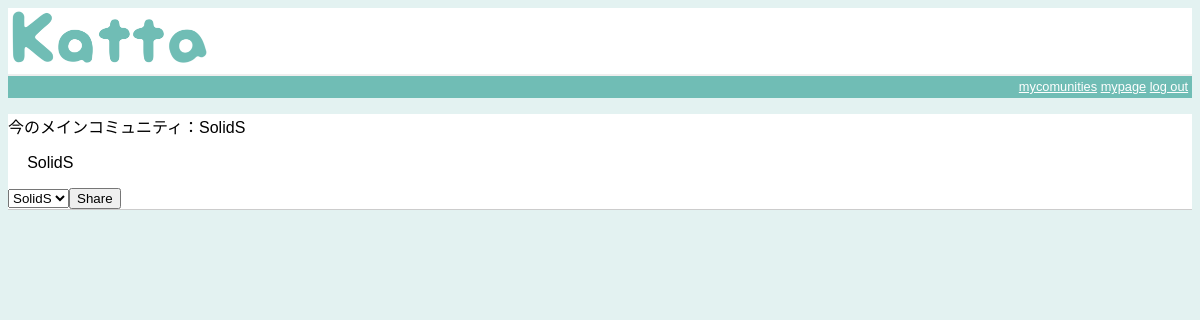
The page /changemymaincomu (signed in) on the database its author committed.
### tables this page shows
CREATE TABLE comunity(
  comuid integer primary key autoincrement,
  comuname string not null,
  comupass string not null
);

### katta.py (the view)
@app.route('/changemymaincomu')
def changemymaincomu():
    nowmaincomu = getComuN(app.config['MAINCOMUID'])
    if nowmaincomu == 0:
        nowmaincomu = "メインコミュニティを設定していません"
    nowmycomus = []
    nowmycomuids = checkmybelongs(app.config['USERID'])
    for i in range(len(nowmycomuids)):
        nowmycomus.append(getComuN(nowmycomuids[i]))
        i += 1
    nowmycomuslength = len(nowmycomus)
    return render_template('changemymaincomu.html', nowmaincomu=nowmaincomu, nowmycomuslength=nowmycomuslength, nowmycomus=nowmycomus)

### katta.py (called while the page is built)
def connect_db():
    return sqlite3.connect(app.config['DATABASE'])

def CNaPlist():
    cur = g.db.execute('select * from comunity order by comuid')
    CNaPdict = [dict(comuid=row[0], comuname=row[1], comupass=row[2]) for row in cur.fetchall()]
    cx = [['' for i in range(3)]for j in range(len(CNaPdict))]
    for ii in range(len(CNaPdict)):
        cx[ii][0] = CNaPdict[ii]["comuid"]
        cx[ii][1] = CNaPdict[ii]["comuname"]
        cx[ii][2] = CNaPdict[ii]["comupass"]
        ii += 1
    return cx

def getComuN(comuid):
    cx = CNaPlist()
    cy = []
    for i in range(len(cx)):
        cy.append(cx[i][0])
        i += 1
    if comuid in cy:
        comun = cx[cy.index(comuid)][1]
    else:
        comun = 0
    return comun

def checkmybelongs(userid):
    cur = g.db.execute('select entcomuid from belongs where entuserid = ?', [userid])
    MyBdict = [dict(entcomuid=row[0]) for row in cur.fetchall()]
    mx = ['' for i in range(len(MyBdict))]
    for ii in range(len(MyBdict)):
        mx[ii] = MyBdict[ii]["entcomuid"]
        ii += 1
    return mx

@app.before_request
def before_request():
    g.db = connect_db()
    if session.get('logged_in'):
        if app.config['USERNAME'] == '':
            logout()

@app.after_request
def after_request(response):
    g.db.close()
    return response

### templates/changemymaincomu.html
{% extends "layout.html" %}
{% block body %}
  {% if session.logged_in %}
    <p>今のメインコミュニティ：{{ nowmaincomu }}</p>
    <ul class=entries>
    {% if nowmycomuslength != 0 %}
      {% for i in range(nowmycomuslength) %}
        <li><p>{{ nowmycomus[i] }}</p>
      {% endfor %}
      </ul>
      <form action="{{ url_for('changemymc') }}" method=post class=add-entry>
        <select name=newmymaincomu>
          {% for i in range(nowmycomuslength) %}
            <option>{{ nowmycomus[i] }}</option>
          {% endfor %}
        <input type=submit value=Share>
      </form>
    {% else %}
      <p>一つ以上のコミュニティを追加してください</p>
      <a href="{{ url_for('checkmyprof') }}">プロフィール確認ページに戻る</a>
    {% endif %}
  {% endif %}
{% endblock %}

### static/style.css (style rules this page uses)
.entries { list-style: none; margin: 0; padding: 0; }
.entries li { margin: 0.8em 1.2em; }
.add-entry { font-size: 0.9em; border-bottom: 1px solid #ccc; }

### rows shown on the page
comunity: comuname "SolidS", comuname "SolidS", newmymaincomu "SolidS"
